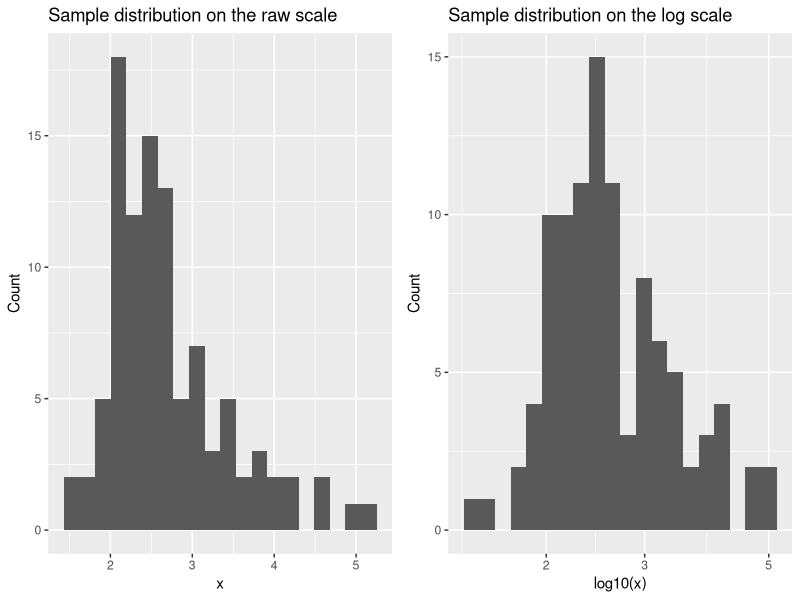

R code for this plot:
## ---- chunk 1
knitr::opts_chunk$set(echo = TRUE)
## ---- chunk 2
set.seed(1234)
library(ggplot2)
library(gridExtra)
## ---- chunk 3
mu <- 1
sigma <- 0.25

x <- rlnorm(n=100, meanlog=mu, sdlog = sigma)
## ---- chunk 4
raw_scale_hist <- qplot(x, bins=20, geom = 'histogram', ylab = 'Count', main = 'Sample distribution on the raw scale')
log_scale_hist <- qplot(x, bins=20, geom= 'histogram', ylab = 'Count', main='Sample distribution on the log scale', 
                        xlab = 'log10(x)') +scale_x_log10()

grid.arrange(raw_scale_hist, log_scale_hist, ncol=2)
